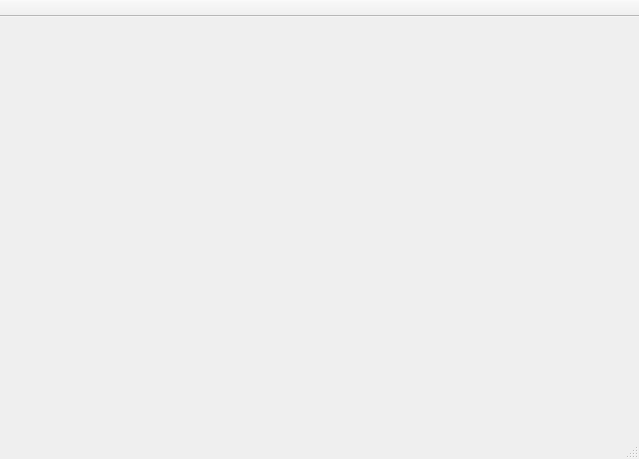
<?xml version="1.0" encoding="UTF-8"?>
<ui version="4.0">
 <class>MainWindow</class>
 <widget class="QMainWindow" name="MainWindow">
  <property name="geometry">
   <rect>
    <x>0</x>
    <y>0</y>
    <width>639</width>
    <height>459</height>
   </rect>
  </property>
  <property name="windowTitle">
   <string>MainWindow</string>
  </property>
  <widget class="QWidget" name="centralWidget"/>
  <widget class="QMenuBar" name="menuBar">
   <property name="geometry">
    <rect>
     <x>0</x>
     <y>0</y>
     <width>639</width>
     <height>22</height>
    </rect>
   </property>
   <property name="defaultUp">
    <bool>false</bool>
   </property>
   <property name="nativeMenuBar">
    <bool>true</bool>
   </property>
  </widget>
  <widget class="QToolBar" name="mainToolBar">
   <property name="movable">
    <bool>false</bool>
   </property>
   <property name="toolButtonStyle">
    <enum>Qt::ToolButtonTextUnderIcon</enum>
   </property>
   <property name="floatable">
    <bool>false</bool>
   </property>
   <attribute name="toolBarArea">
    <enum>TopToolBarArea</enum>
   </attribute>
   <attribute name="toolBarBreak">
    <bool>false</bool>
   </attribute>
  </widget>
  <widget class="QStatusBar" name="statusBar"/>
 </widget>
 <layoutdefault spacing="6" margin="11"/>
 <resources/>
 <connections/>
</ui>
